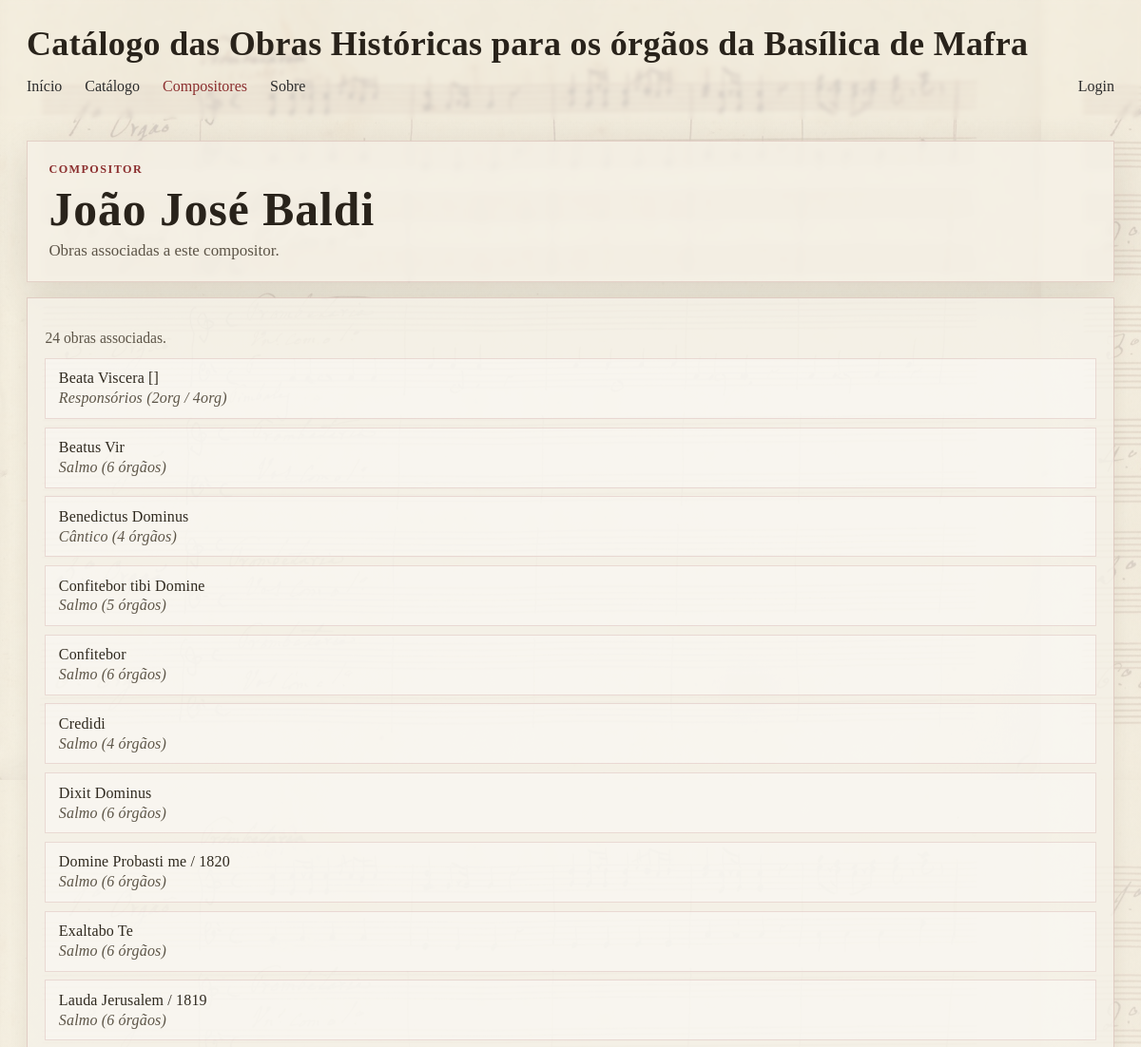
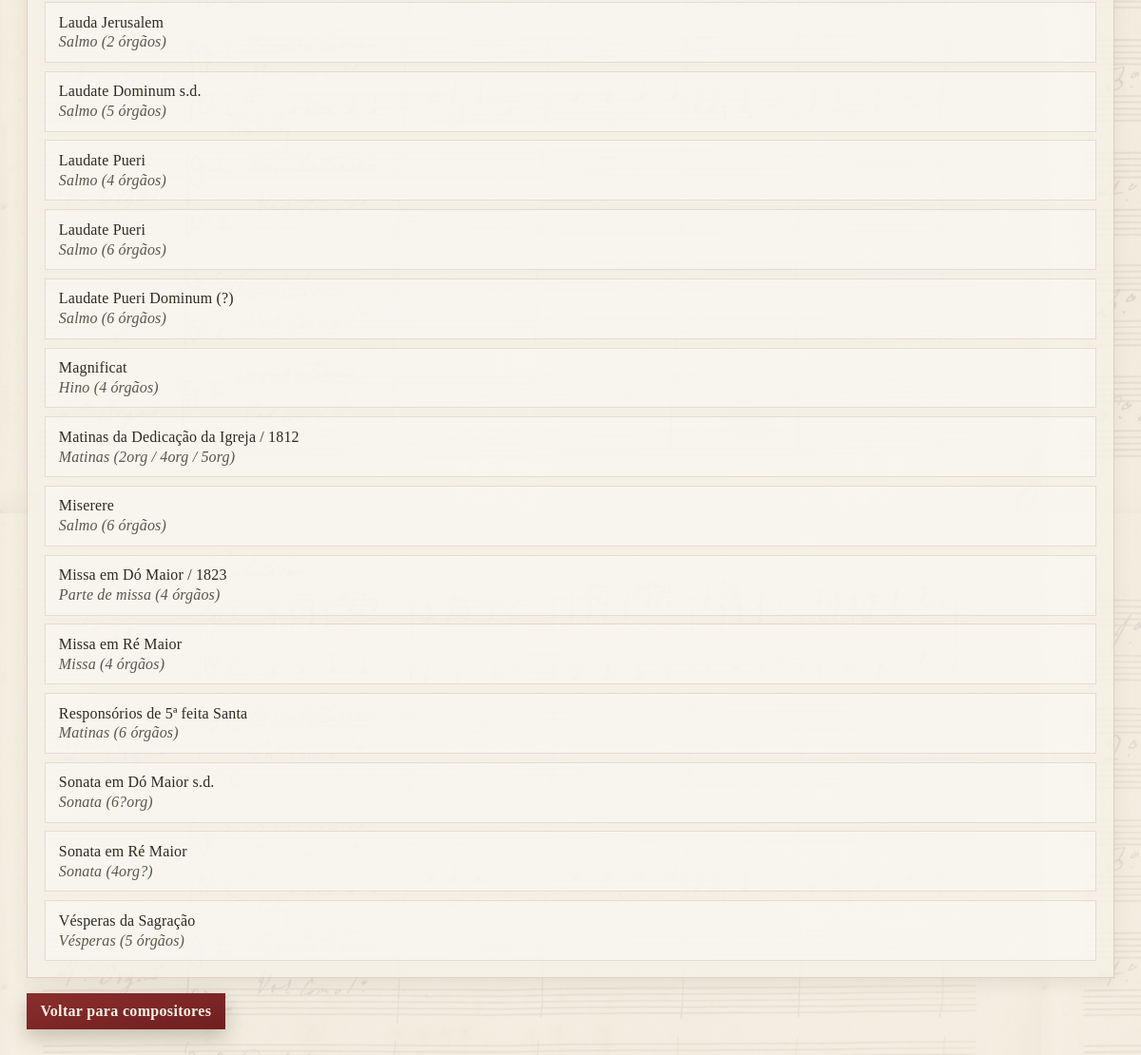
/compositores/3, run on the app's committed database (2 pictures, top to bottom).
### obras/models.py (models this page shows, shortened)
class Compositor(models.Model):
    nome = models.CharField(max_length=100)
    apelido = models.CharField(max_length=100)
    def __str__(self):
        return self.apelido + ', ' + self.nome

class Obra(models.Model):
    titulo = models.CharField(max_length=100)
    compositor = models.ForeignKey(Compositor, related_name="obras", on_delete=models.CASCADE)
    ano = models.PositiveIntegerField(null=True, blank=True)
    efectivo_vocal = models.CharField(max_length=255, blank=True)
    efectivo_orgao = models.CharField(max_length=50, blank=True)
    tonalidade = models.ForeignKey(Tonalidade, on_delete=models.CASCADE, related_name="obras", null=True, blank=True)
    genero = models.ForeignKey(Genero, related_name="obras", on_delete=models.CASCADE, null=True, blank=True)
    descricao_fisica = models.TextField(blank=True)
    onomastica = models.TextField(blank=True)
    referencias = models.TextField(blank=True)
    codigo = models.CharField(max_length=50, blank=True, default="")

class Genero(models.Model):
    nome = models.CharField(max_length=100)
    def __str__(self):
        return self.nome

### obras/views.py (the view)
# urls.py: path('compositores/<int:id>', views.compositor_view, name="compositor"),
def compositor_view(request, id):
    compositor = Compositor.objects.get(id = id)
    context = {
        'compositor': compositor
    }
    return render(request, "obras/compositor.html", context)

### obras/templatetags/obras_filters.py (called while the page is built)
@register.filter
def format_orgaos(value):
    if not value:
        return value
    match = re.match(r'^(\d+)\s*org$', str(value).strip(), re.IGNORECASE)
    if match:
        num = match.group(1)
        return f"{num} órgãos"
    return value

### obras/templates/obras/compositor.html (shortened to what this page needs)
{% extends "obras/layout.html" %}
{% load obras_filters %}
{% block content %}
    <section class="hero">
        <div class="kicker">Compositor</div>
        <h1>{{ compositor.nome }} {{ compositor.apelido }}</h1>
        <p class="subtitle">Obras associadas a este compositor.</p>
    </section>
    <section class="card">
        {% if compositor.obras.all %}
            <p class="results-meta">{{ compositor.obras.all|length }} obra{{ compositor.obras.all|length|pluralize }} associada{{ compositor.obras.all|length|pluralize }}.</p>
            <ul class="list">
                {% for obra in compositor.obras.all %}
                    <li class="item">
                        <a href="{% url 'obra' obra.id %}">
                            {{ obra.titulo }}
                            <span class="composer-inline-meta">{{ obra.genero|default:"Sem género" }}{% if obra.efectivo_orgao %} ({{ obra.efectivo_orgao|format_orgaos }}){% endif %}</span>
                        </a>
                    </li>
                {% endfor %}
            </ul>
        {% else %}
            <p class="empty">Nenhuma obra cadastrada para este compositor.</p>
        {% endif %}
    </section>
    <a class="back" href="{% url 'compositores' %}">Voltar para compositores</a>
{% endblock %}

### obras/templates/obras/layout.html (shortened to what this page needs)
{% load static %}
<!DOCTYPE html>
<html lang="pt">
<head>
    <link rel="stylesheet" href="{% static 'obras/ui.css' %}">
</head>
<body>
    <header class="page-title">
        <h1>Catálogo das Obras Históricas para os órgãos da Basílica de Mafra</h1>
        <nav class="nav">
            <a href="{% url 'landing' %}"{% if request.resolver_match.url_name == 'landing' %} class="is-active"{% endif %}>Início</a>
            <a href="{% url 'pesquisa' %}"{% if request.resolver_match.url_name == 'pesquisa' %} class="is-active"{% endif %}>Catálogo</a>
            <a href="{% url 'compositores' %}"{% if request.resolver_match.url_name == 'compositores' or request.resolver_match.url_name == 'compositor' %} class="is-active"{% endif %}>Compositores</a>
            <a href="{% url 'sobre' %}"{% if request.resolver_match.url_name == 'sobre' %} class="is-active"{% endif %}>Sobre</a>
            {% if user.is_authenticated %}
                <span class="user-badge" style="padding-left:8px; padding-right:8px; margin-left:auto;">{{ user.username }}</span>
                <a href="{% url 'logout' %}">Logout</a>
            {% else %}
                <a href="{% url 'login' %}" style="margin-left:auto;">Login</a>
            {% endif %}
        </nav>
    </header>
    <div>
        <main class="main">
            <div class="main-shell">
                {% block content %}
                {% endblock %}
            </div>
        </main>
    </div>
</body>
</html>

### obras/static/obras/ui.css (style rules this page uses)
:root { --bg-0: #f6f2ea; --bg-1: #ece5d8; --panel: rgba(245, 241, 232, 0.88); --ink-1: #1f1d1a; --ink-2: #5d5548; --accent: #8b2e2e; --line: rgba(139, 46, 46, 0.18); --shadow: 0 12px 40px rgba(46, 32, 16, 0.12); --radius: 0; }
* { box-sizing: border-box; }
body { margin: 0; font-family: "Source Sans 3", "Segoe UI", "Trebuchet MS", sans-serif; color: var(--ink-1); background: radial-gradient(circle at 12% 18%, rgba(138, 103, 60, 0.12), transparent 40%), radial-gradient(circle at 86% 10%, rgba(106, 89, 61, 0.12), transparent 36%), linear-gradient(165deg, var(--bg-0), var(--bg-1)); min-height: 100vh; }
.hero { background: rgba(245, 241, 232, 0.72); border: 1px solid rgba(139, 46, 46, 0.16); border-radius: 0; box-shadow: var(--shadow); padding: 1.4rem; backdrop-filter: blur(3px); }
h1, .title { margin: 0; font-family: "Cormorant Garamond", "Palatino Linotype", "Book Antiqua", serif; font-size: clamp(2rem, 4.2vw, 3.1rem); line-height: 0.96; letter-spacing: 0.02em; color: #29231b; }
.subtitle { margin: 0.55rem 0 0; font-size: 1.06rem; color: var(--ink-2); }
.card { margin-top: 1rem; background: var(--panel); border: 1px solid var(--line); border-radius: 0; box-shadow: 0 5px 18px rgba(60, 45, 25, 0.08); padding: 1.05rem 1.15rem; animation: rise-in 460ms ease both; }
.kicker, .landing-kicker, .field label, .details strong, .orgao-card label, .registacao-item label, .compositor-toggle .toggle-btn, .table-wrap th { letter-spacing: 0.12em; text-transform: uppercase; }
.kicker, .landing-kicker { margin: 0 0 0.7rem; font-size: 0.76rem; font-weight: 700; color: var(--accent); }
.list { list-style: none; margin: 0; padding: 0; display: grid; gap: 0.55rem; }
.item { background: rgba(255, 255, 255, 0.34); border: 1px solid rgba(139, 46, 46, 0.14); border-radius: 0; padding: 0.72rem 0.84rem; transition: transform 180ms ease, box-shadow 180ms ease, border-color 180ms ease; }
.item a { color: #2f291f; text-decoration: none; letter-spacing: 0.01em; }
.back { display: inline-block; margin-top: 1rem; color: #f9f2e6; background: linear-gradient(170deg, #8b2e2e, #6f1f1f); text-decoration: none; padding: 0.62rem 0.9rem; border-radius: 0; font-weight: 700; letter-spacing: 0.02em; box-shadow: 0 8px 20px rgba(68, 44, 16, 0.25); transition: transform 180ms ease, filter 180ms ease; }
.results-meta { margin: 1rem 0 0.75rem; color: var(--ink-2); font-size: 0.98rem; }
.composer-inline-meta { display: block; margin-top: 0.18rem; font-weight: 400; font-style: italic; color: var(--ink-2); }

### obras/templates/obras/layout.html (style rules this page uses)
:root { --bg: #f5f1e8; --text: #2c2c2c; --accent: #8b2e2e; --muted: #6f675a; --panel: rgba(245, 241, 232, 0.84); --panel-strong: rgba(245, 241, 232, 0.93); }
* { box-sizing: border-box; }
html, body { min-height: 100%; ; }
body { margin: 0; font-family: Georgia, "Times New Roman", serif; color: var(--text); position: relative; }
.page-title { width: 100%; padding: 28px 28px 22px; backdrop-filter: blur(2px); }
.page-title h1 { margin: 0; font-weight: 600; letter-spacing: 0.01em; font-size: clamp(28px, 3vw, 54px); line-height: 1.05; }
.nav { display: flex; flex-direction: row; gap: 24px; flex-wrap: wrap; margin-top: 12px; }
.nav a, .nav span { display: inline-block; text-decoration: none; color: var(--text); padding: 4px 0; font-size: 16px; }
.nav a:hover, .nav .is-active { color: var(--accent); }
.main { min-width: 0; padding: 22px 28px 40px; }
.main-shell { background: transparent; padding: 0; border: 0; }

### data on the page
Compositor: nome "João José", apelido "Baldi", obras.all|length "24"
Obra: titulo "Beata Viscera []", genero "Responsórios", efectivo_orgao "2org / 4org"
Obra: titulo "Beatus Vir", genero "Salmo", efectivo_orgao "6 órgãos"
Obra: titulo "Benedictus Dominus", genero "Cântico", efectivo_orgao "4 órgãos"
Obra: titulo "Confitebor tibi Domine", genero "Salmo", efectivo_orgao "5 órgãos"
Obra: titulo "Confitebor", genero "Salmo", efectivo_orgao "6 órgãos"
Obra: titulo "Credidi", genero "Salmo", efectivo_orgao "4 órgãos"
Obra: titulo "Dixit Dominus", genero "Salmo", efectivo_orgao "6 órgãos"
Obra: titulo "Domine Probasti me / 1820", genero "Salmo", efectivo_orgao "6 órgãos"
Obra: titulo "Exaltabo Te", genero "Salmo", efectivo_orgao "6 órgãos"
Obra: titulo "Lauda Jerusalem / 1819", genero "Salmo", efectivo_orgao "6 órgãos"
Obra: titulo "Lauda Jerusalem", genero "Salmo", efectivo_orgao "2 órgãos"
Obra: titulo "Laudate Dominum s.d.", genero "Salmo", efectivo_orgao "5 órgãos"
Obra: titulo "Laudate Pueri", genero "Salmo", efectivo_orgao "4 órgãos"
Obra: titulo "Laudate Pueri", genero "Salmo", efectivo_orgao "6 órgãos"
Obra: titulo "Laudate Pueri Dominum (?)", genero "Salmo", efectivo_orgao "6 órgãos"
Obra: titulo "Magnificat", genero "Hino", efectivo_orgao "4 órgãos"
Obra: titulo "Matinas da Dedicação da Igreja / 1812", genero "Matinas", efectivo_orgao "2org / 4org / 5org"
Obra: titulo "Miserere", genero "Salmo", efectivo_orgao "6 órgãos"
Obra: titulo "Missa em Dó Maior / 1823", genero "Parte de missa", efectivo_orgao "4 órgãos"
Obra: titulo "Missa em Ré Maior", genero "Missa", efectivo_orgao "4 órgãos"
Obra: titulo "Responsórios de 5ª feita Santa", genero "Matinas", efectivo_orgao "6 órgãos"
Obra: titulo "Sonata em Dó Maior s.d.", genero "Sonata", efectivo_orgao "6?org"
Obra: titulo "Sonata em Ré Maior", genero "Sonata", efectivo_orgao "4org?"
Obra: titulo "Vésperas da Sagração", genero "Vésperas", efectivo_orgao "5 órgãos"
